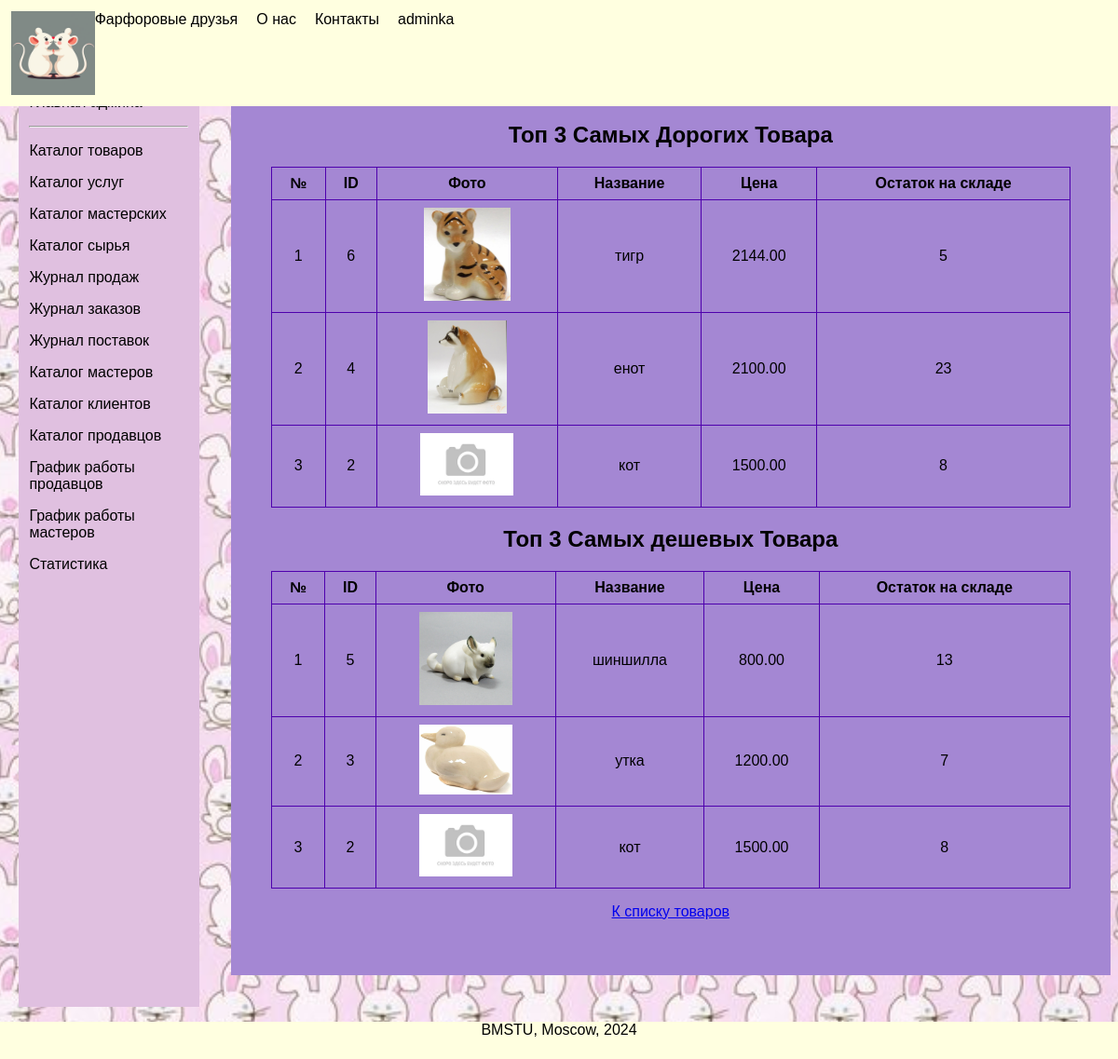
Page /stats/products/ (signed in) on the committed database.
### nirs_app/models.py (models this page shows, shortened)
class User(AbstractUser):
    username = None
    first_name = models.CharField(max_length=43)
    last_name = models.CharField(max_length=43)
    email = models.EmailField(unique=True)
    phone_number = models.CharField(max_length=15)
    is_employee = models.BooleanField(default=False)
    USERNAME_FIELD = 'email'
    REQUIRED_FIELDS = ['first_name', 'last_name']

class Product(models.Model):
    photo = models.ImageField(upload_to="images/products", default="images/products/no_photo.png")
    name = models.CharField(max_length=255, unique=True)
    price = models.DecimalField(max_digits=10, decimal_places=2)
    description = models.TextField()
    current_quantity = models.IntegerField()
    def get_photo_url(self):
        if self.photo:
            return f"{settings.STATIC_URL}{self.photo}"
        return f"{settings.STATIC_URL}images/products/no_photo.png"

### nirs_app/views.py (the view)
# urls.py: path("products/", views.products_stats_view, name='products_stats'),
@login_required
@user_passes_test(is_superuser)
def products_stats_view(request):
    top_expensive_products = Product.objects.order_by('-price')[:3]
    top_cheap_products = Product.objects.order_by('price')[:3]
    context = {
        'top_expensive_products': top_expensive_products,
        'top_cheap_products': top_cheap_products
    }
    return render(request, 'statistics/products_stats.html', context)

### nirs_app/context_processors.py (called while the page is built)
def user_role(request):
    if request.user.is_authenticated:
        user = request.user
        role = get_user_role(user)
        return {'role': role}
    return {}

def get_user_role(user):
    if user.is_superuser:
        return 'админа'
    elif hasattr(user, 'seller'):
        return 'продавца'
    elif hasattr(user, 'master'):
        return 'мастера'
    elif hasattr(user, 'client'):
        return 'клиента'
    return None

### nirs_app/views.py (called while the page is built)
def is_superuser(user):
    return user.is_superuser

### nirs_app/templates/statistics/products_stats.html (shortened to what this page needs)
{% extends "personal/user_personal.html" %}
{% load static %}
{% block content %}
    <section id="products">
        <h2>Топ 3 Самых Дорогих Товара</h2>
        <table style="width: 100%; border-collapse: collapse; border: 1px solid black;">
            <thead>
                <tr>
                    <th style="border: 1px solid rgb(78, 0, 173); padding: 8px;">№</th>
                    <th style="border: 1px solid rgb(78, 0, 173); padding: 8px;">ID</th>
                    <th style="border: 1px solid rgb(78, 0, 173); padding: 8px;">Фото</th>
                    <th style="border: 1px solid rgb(78, 0, 173); padding: 8px;">Название</th>
                    <th style="border: 1px solid rgb(78, 0, 173); padding: 8px;">Цена</th>
                    <th style="border: 1px solid rgb(78, 0, 173); padding: 8px;">Остаток на складе</th>
                </tr>
            </thead>
            <tbody>
                {% if top_expensive_products %}
                    {% for data in top_expensive_products %}
                        <tr>
                            <td style="border: 1px solid rgb(78, 0, 173); padding: 8px;">{{ forloop.counter }}</td>
                            <td style="border: 1px solid rgb(78, 0, 173); padding: 8px;">{{ data.id }}</td>
                            <td style="border: 1px solid rgb(78, 0, 173); padding: 8px;">
                                <img src="{{ data.get_photo_url }}" alt="{{ data.name }}" style="max-width: 100px; max-height: 100px;" />
                            </td>
                            <td style="border: 1px solid rgb(78, 0, 173); padding: 8px;">{{ data.name }}</td>
                            <td style="border: 1px solid rgb(78, 0, 173); padding: 8px;">{{ data.price }}</td>
                            <td style="border: 1px solid rgb(78, 0, 173); padding: 8px;">{{ data.current_quantity }}</td>
                        </tr>
                    {% endfor %}
                {% else %}
                    <tr>
                        <td colspan="6">Список товаров пуст</td>
                    </tr>
                {% endif %}
            </tbody>
        </table>
        <h2>Топ 3 Самых дешевых Товара</h2>
        <table style="width: 100%; border-collapse: collapse; border: 1px solid black;">
            <thead>
                <tr>
                    <th style="border: 1px solid rgb(78, 0, 173); padding: 8px;">№</th>
                    <th style="border: 1px solid rgb(78, 0, 173); padding: 8px;">ID</th>
                    <th style="border: 1px solid rgb(78, 0, 173); padding: 8px;">Фото</th>
                    <th style="border: 1px solid rgb(78, 0, 173); padding: 8px;">Название</th>
                    <th style="border: 1px solid rgb(78, 0, 173); padding: 8px;">Цена</th>
                    <th style="border: 1px solid rgb(78, 0, 173); padding: 8px;">Остаток на складе</th>
                </tr>
            </thead>
            <tbody>
                {% if top_cheap_products %}
                    {% for data in top_cheap_products %}
                        <tr>
                            <td style="border: 1px solid rgb(78, 0, 173); padding: 8px;">{{ forloop.counter }}</td>
                            <td style="border: 1px solid rgb(78, 0, 173); padding: 8px;">{{ data.id }}</td>
                            <td style="border: 1px solid rgb(78, 0, 173); padding: 8px;">
                                <img src="{{ data.get_photo_url }}" alt="{{ data.name }}" style="max-width: 100px; max-height: 100px;" />
                            </td>
                            <td style="border: 1px solid rgb(78, 0, 173); padding: 8px;">{{ data.name }}</td>
                            <td style="border: 1px solid rgb(78, 0, 173); padding: 8px;">{{ data.price }}</td>
                            <td style="border: 1px solid rgb(78, 0, 173); padding: 8px;">{{ data.current_quantity }}</td>
                        </tr>
                    {% endfor %}
                {% else %}
                    <tr>
                        <td colspan="6">Список товаров пуст</td>
                    </tr>
                {% endif %}
            </tbody>
        </table>
        <p><a href="{% url 'products_list' %}">К списку товаров</a></p>
    </section>
{% endblock content %}

### nirs_app/templates/index.html (shortened to what this page needs)
<!DOCTYPE html>
{% load static %}
<html lang="ru">
<head>
    <link rel="stylesheet" href="{% static 'css/styles.css' %}">
</head>
<body>
    <div class="header">
        <img src="{% static "images/farfor_logo_2d.png" %}" alt="logo" >
            <a href="{% url 'home' %}">Фарфоровые друзья</a>
            <a href="{% url 'about' %}">О нас</a>
            <a href="{% url 'contacts' %}">Контакты</a>
            {% if request.user.is_authenticated %}
                <a href="{% url 'user_personal' %}">{{ request.user.first_name }}</a>
            {% else %}
                <a href="{% url 'auth' %}">Вход</a>
            {% endif %}
    </div>
    <div class="container">
        <div class="sidebar">
            {% block sidebar %}{% endblock sidebar %}
        </div>
        <div class="content">
            {% block content %}{% endblock content %}
        </div>
    </div>
    <div class="footer">
        <p>BMSTU, Moscow, 2024</p>
    </div>
</body>
</html>

### nirs_app/static/css/styles.css (style rules this page uses)
body { background-size: cover; background-repeat: repeat-y; background-position: center; height: 100vh; margin: 0; font-family: sans-serif; box-sizing: border-box; }
.header { background-color: #FFFFE0; padding: 1%; display: flex; width: 100%; height: 10%; position: fixed; text-align: center; box-sizing: border-box; }
.header a { text-decoration:dotted; color: black; margin-right: 20px; }
.footer { background-color: #FFFFE0; width: 100%; height: 5%; text-align: center; position:static; }
.container { display: flex; width: 95%; }
.sidebar { background-color: #E0C0E0; width: 15%; padding: 1%; margin-top: 6.5%; margin-left: 20px; }
.content { align-self: center; margin-top: 3%; flex: 1; padding: 3%; height: auto; text-align: center; }
#products { padding: 5%; width: 100%; height: auto; background-color: #a487d3; }

### rows in the picture
User: user.first_name "adminka"
Product: id "6", get_photo_url (picture), name "тигр", price "2144.00", current_quantity "5"
Product: id "4", get_photo_url (picture), name "енот", price "2100.00", current_quantity "23"
Product: id "2", get_photo_url (placeholder picture), name "кот", price "1500.00", current_quantity "8"
Product: id "5", get_photo_url (picture), name "шиншилла", price "800.00", current_quantity "13"
Product: id "3", get_photo_url (picture), name "утка", price "1200.00", current_quantity "7"
